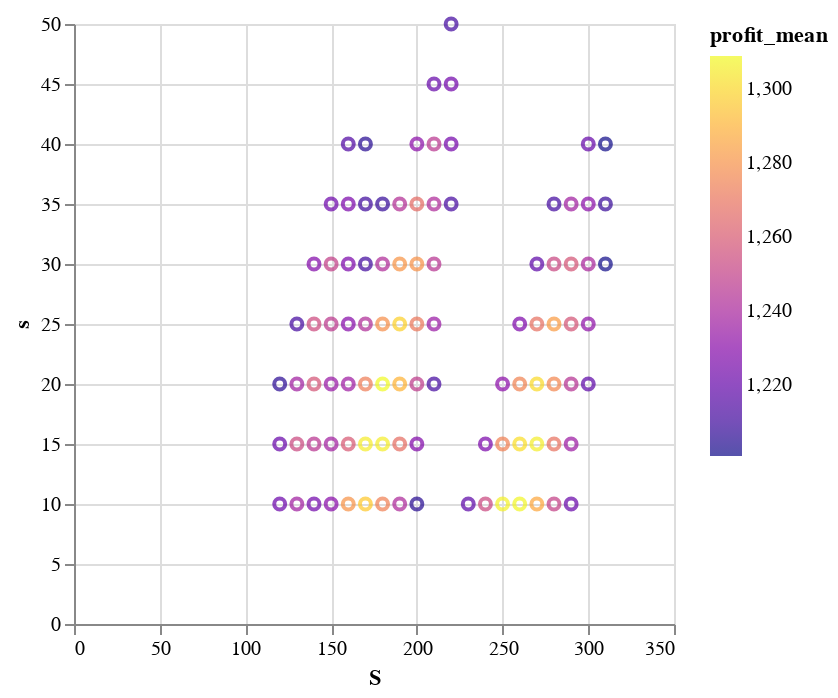

The code cell stored with this chart in its notebook:
### Code cell
# We check those values that have profit_mean values over 1200.
filtered_df_1200 = filter(row -> row.profit_mean >= 1200, df)
using VegaLite
filtered_df_1200 |> @vlplot(:point, x=:S, y=:s, color={:profit_mean, scale={scheme=:plasma}})

### Figure 1 — Vega-Lite specification as saved in the notebook (floating-point values rounded to 4 significant figures)
{"data": {"values": [{"N": 1000, "S": 120, "lost_mean": 41.76, "lost_std": 25.86, "m": 30, "profit_mean": 1222.0, "profit_std": 98.72, "s": 10}, {"N": 1000, "S": 130, "lost_mean": 38.67, "lost_std": 26.37, "m": 30, "profit_mean": 1237.0, "profit_std": 118.0, "s": 10}, {"N": 1000, "S": 140, "lost_mean": 35.88, "lost_std": 24.62, "m": 30, "profit_mean": 1223.0, "profit_std": 108.0, "s": 10}, {"N": 1000, "S": 150, "lost_mean": 34.55, "lost_std": 24.22, "m": 30, "profit_mean": 1230.0, "profit_std": 86.64, "s": 10}, {"N": 1000, "S": 160, "lost_mean": 33.07, "lost_std": 24.39, "m": 30, "profit_mean": 1280.0, "profit_std": 99.1, "s": 10}, {"N": 1000, "S": 170, "lost_mean": 29.25, "lost_std": 23.01, "m": 30, "profit_mean": 1296.0, "profit_std": 120.7, "s": 10}, {"N": 1000, "S": 180, "lost_mean": 28.37, "lost_std": 23.01, "m": 30, "profit_mean": 1274.0, "profit_std": 136.5, "s": 10}, {"N": 1000, "S": 190, "lost_mean": 27.62, "lost_std": 23.22, "m": 30, "profit_mean": 1241.0, "profit_std": 131.0, "s": 10}, {"N": 1000, "S": 200, "lost_mean": 28.88, "lost_std": 23.28, "m": 30, "profit_mean": 1204.0, "profit_std": 117.8, "s": 10}, {"N": 1000, "S": 230, "lost_mean": 23.73, "lost_std": 19.27, "m": 30, "profit_mean": 1218.0, "profit_std": 106.7, "s": 10}, {"N": 1000, "S": 240, "lost_mean": 23.41, "lost_std": 20.64, "m": 30, "profit_mean": 1253.0, "profit_std": 118.2, "s": 10}, {"N": 1000, "S": 250, "lost_mean": 21.38, "lost_std": 19.57, "m": 30, "profit_mean": 1307.0, "profit_std": 120.3, "s": 10}, {"N": 1000, "S": 260, "lost_mean": 20.23, "lost_std": 19.71, "m": 30, "profit_mean": 1308.0, "profit_std": 126.7, "s": 10}, {"N": 1000, "S": 270, "lost_mean": 18.86, "lost_std": 18.86, "m": 30, "profit_mean": 1286.0, "profit_std": 139.3, "s": 10}, {"N": 1000, "S": 280, "lost_mean": 19.89, "lost_std": 20.01, "m": 30, "profit_mean": 1251.0, "profit_std": 135.0, "s": 10}, {"N": 1000, "S": 290, "lost_mean": 17.89, "lost_std": 18.21, "m": 30, "profit_mean": 1221.0, "profit_std": 140.8, "s": 10}, {"N": 1000, "S": 120, "lost_mean": 29.72, "lost_std": 22.46, "m": 30, "profit_mean": 1221.0, "profit_std": 89.97, "s": 15}, {"N": 1000, "S": 130, "lost_mean": 28.36, "lost_std": 24.18, "m": 30, "profit_mean": 1253.0, "profit_std": 108.9, "s": 15}, {"N": 1000, "S": 140, "lost_mean": 25.71, "lost_std": 23.69, "m": 30, "profit_mean": 1246.0, "profit_std": 118.5, "s": 15}, {"N": 1000, "S": 150, "lost_mean": 24.57, "lost_std": 22.73, "m": 30, "profit_mean": 1238.0, "profit_std": 99.66, "s": 15}, {"N": 1000, "S": 160, "lost_mean": 23.68, "lost_std": 21.79, "m": 30, "profit_mean": 1259.0, "profit_std": 94.76, "s": 15}, {"N": 1000, "S": 170, "lost_mean": 21.34, "lost_std": 21.49, "m": 30, "profit_mean": 1305.0, "profit_std": 108.1, "s": 15}, {"N": 1000, "S": 180, "lost_mean": 20.94, "lost_std": 21.11, "m": 30, "profit_mean": 1306.0, "profit_std": 125.6, "s": 15}, {"N": 1000, "S": 190, "lost_mean": 20.57, "lost_std": 21.62, "m": 30, "profit_mean": 1268.0, "profit_std": 127.3, "s": 15}, {"N": 1000, "S": 200, "lost_mean": 20.0, "lost_std": 22.1, "m": 30, "profit_mean": 1228.0, "profit_std": 123.6, "s": 15}, {"N": 1000, "S": 240, "lost_mean": 16.78, "lost_std": 17.45, "m": 30, "profit_mean": 1226.0, "profit_std": 115.7, "s": 15}, {"N": 1000, "S": 250, "lost_mean": 16.51, "lost_std": 18.92, "m": 30, "profit_mean": 1275.0, "profit_std": 118.6, "s": 15}, {"N": 1000, "S": 260, "lost_mean": 14.83, "lost_std": 17.5, "m": 30, "profit_mean": 1302.0, "profit_std": 122.8, "s": 15}, {"N": 1000, "S": 270, "lost_mean": 13.07, "lost_std": 16.76, "m": 30, "profit_mean": 1306.0, "profit_std": 126.7, "s": 15}, {"N": 1000, "S": 280, "lost_mean": 13.1, "lost_std": 17.97, "m": 30, "profit_mean": 1269.0, "profit_std": 138.8, "s": 15}, {"N": 1000, "S": 290, "lost_mean": 13.66, "lost_std": 17.77, "m": 30, "profit_mean": 1236.0, "profit_std": 134.3, "s": 15}, {"N": 1000, "S": 120, "lost_mean": 21.97, "lost_std": 23.29, "m": 30, "profit_mean": 1205.0, "profit_std": 90.91, "s": 20}, {"N": 1000, "S": 130, "lost_mean": 20.82, "lost_std": 21.99, "m": 30, "profit_mean": 1237.0, "profit_std": 92.27, "s": 20}, {"N": 1000, "S": 140, "lost_mean": 18.24, "lost_std": 21.1, "m": 30, "profit_mean": 1258.0, "profit_std": 111.1, "s": 20}, {"N": 1000, "S": 150, "lost_mean": 19.47, "lost_std": 21.95, "m": 30, "profit_mean": 1234.0, "profit_std": 106.9, "s": 20}, {"N": 1000, "S": 160, "lost_mean": 18.19, "lost_std": 19.0, "m": 30, "profit_mean": 1236.0, "profit_std": 93.92, "s": 20}, {"N": 1000, "S": 170, "lost_mean": 15.47, "lost_std": 17.8, "m": 30, "profit_mean": 1273.0, "profit_std": 96.32, "s": 20}, {"N": 1000, "S": 180, "lost_mean": 14.09, "lost_std": 18.27, "m": 30, "profit_mean": 1309.0, "profit_std": 106.5, "s": 20}, {"N": 1000, "S": 190, "lost_mean": 14.62, "lost_std": 19.34, "m": 30, "profit_mean": 1290.0, "profit_std": 126.8, "s": 20}, {"N": 1000, "S": 200, "lost_mean": 15.12, "lost_std": 19.9, "m": 30, "profit_mean": 1248.0, "profit_std": 128.5, "s": 20}, {"N": 1000, "S": 210, "lost_mean": 15.03, "lost_std": 19.86, "m": 30, "profit_mean": 1211.0, "profit_std": 122.2, "s": 20}, {"N": 1000, "S": 250, "lost_mean": 11.78, "lost_std": 16.75, "m": 30, "profit_mean": 1231.0, "profit_std": 119.9, "s": 20}, {"N": 1000, "S": 260, "lost_mean": 11.19, "lost_std": 15.69, "m": 30, "profit_mean": 1275.0, "profit_std": 126.8, "s": 20}, {"N": 1000, "S": 270, "lost_mean": 9.54, "lost_std": 14.92, "m": 30, "profit_mean": 1300.0, "profit_std": 123.0, "s": 20}, {"N": 1000, "S": 280, "lost_mean": 9.808, "lost_std": 15.27, "m": 30, "profit_mean": 1276.0, "profit_std": 128.0, "s": 20}, {"N": 1000, "S": 290, "lost_mean": 9.308, "lost_std": 15.15, "m": 30, "profit_mean": 1245.0, "profit_std": 126.7, "s": 20}, {"N": 1000, "S": 300, "lost_mean": 9.594, "lost_std": 15.84, "m": 30, "profit_mean": 1218.0, "profit_std": 136.2, "s": 20}, {"N": 1000, "S": 130, "lost_mean": 15.22, "lost_std": 18.21, "m": 30, "profit_mean": 1211.0, "profit_std": 89.74, "s": 25}, {"N": 1000, "S": 140, "lost_mean": 13.21, "lost_std": 17.61, "m": 30, "profit_mean": 1254.0, "profit_std": 96.19, "s": 25}, {"N": 1000, "S": 150, "lost_mean": 13.91, "lost_std": 20.02, "m": 30, "profit_mean": 1247.0, "profit_std": 108.4, "s": 25}, {"N": 1000, "S": 160, "lost_mean": 13.01, "lost_std": 17.35, "m": 30, "profit_mean": 1229.0, "profit_std": 102.4, "s": 25}, {"N": 1000, "S": 170, "lost_mean": 11.75, "lost_std": 16.9, "m": 30, "profit_mean": 1242.0, "profit_std": 96.06, "s": 25}, {"N": 1000, "S": 180, "lost_mean": 10.5, "lost_std": 15.3, "m": 30, "profit_mean": 1279.0, "profit_std": 104.1, "s": 25}, {"N": 1000, "S": 190, "lost_mean": 10.28, "lost_std": 15.95, "m": 30, "profit_mean": 1298.0, "profit_std": 112.1, "s": 25}, {"N": 1000, "S": 200, "lost_mean": 9.857, "lost_std": 14.97, "m": 30, "profit_mean": 1271.0, "profit_std": 125.3, "s": 25}, {"N": 1000, "S": 210, "lost_mean": 9.563, "lost_std": 15.49, "m": 30, "profit_mean": 1235.0, "profit_std": 121.1, "s": 25}, {"N": 1000, "S": 260, "lost_mean": 8.421, "lost_std": 13.53, "m": 30, "profit_mean": 1227.0, "profit_std": 130.4, "s": 25}, {"N": 1000, "S": 270, "lost_mean": 7.097, "lost_std": 12.76, "m": 30, "profit_mean": 1268.0, "profit_std": 122.4, "s": 25}, {"N": 1000, "S": 280, "lost_mean": 6.838, "lost_std": 12.66, "m": 30, "profit_mean": 1283.0, "profit_std": 120.7, "s": 25}, {"N": 1000, "S": 290, "lost_mean": 6.787, "lost_std": 13.24, "m": 30, "profit_mean": 1258.0, "profit_std": 129.2, "s": 25}, {"N": 1000, "S": 300, "lost_mean": 6.525, "lost_std": 13.78, "m": 30, "profit_mean": 1232.0, "profit_std": 127.9, "s": 25}, {"N": 1000, "S": 140, "lost_mean": 10.58, "lost_std": 16.19, "m": 30, "profit_mean": 1228.0, "profit_std": 98.98, "s": 30}, {"N": 1000, "S": 150, "lost_mean": 10.29, "lost_std": 15.86, "m": 30, "profit_mean": 1250.0, "profit_std": 107.0, "s": 30}, {"N": 1000, "S": 160, "lost_mean": 9.837, "lost_std": 15.59, "m": 30, "profit_mean": 1226.0, "profit_std": 103.7, "s": 30}, {"N": 1000, "S": 170, "lost_mean": 9.303, "lost_std": 14.4, "m": 30, "profit_mean": 1210.0, "profit_std": 101.7, "s": 30}, {"N": 1000, "S": 180, "lost_mean": 8.719, "lost_std": 15.46, "m": 30, "profit_mean": 1242.0, "profit_std": 105.6, "s": 30}, {"N": 1000, "S": 190, "lost_mean": 8.022, "lost_std": 14.57, "m": 30, "profit_mean": 1281.0, "profit_std": 109.1, "s": 30}, {"N": 1000, "S": 200, "lost_mean": 7.489, "lost_std": 14.33, "m": 30, "profit_mean": 1280.0, "profit_std": 118.0, "s": 30}, {"N": 1000, "S": 210, "lost_mean": 7.238, "lost_std": 13.64, "m": 30, "profit_mean": 1245.0, "profit_std": 118.6, "s": 30}, {"N": 1000, "S": 270, "lost_mean": 5.663, "lost_std": 12.02, "m": 30, "profit_mean": 1218.0, "profit_std": 132.8, "s": 30}, {"N": 1000, "S": 280, "lost_mean": 4.551, "lost_std": 10.91, "m": 30, "profit_mean": 1253.0, "profit_std": 127.6, "s": 30}, {"N": 1000, "S": 290, "lost_mean": 5.559, "lost_std": 12.5, "m": 30, "profit_mean": 1258.0, "profit_std": 123.6, "s": 30}, {"N": 1000, "S": 300, "lost_mean": 5.366, "lost_std": 12.1, "m": 30, "profit_mean": 1240.0, "profit_std": 122.5, "s": 30}, {"N": 1000, "S": 310, "lost_mean": 5.09, "lost_std": 11.5, "m": 30, "profit_mean": 1201.0, "profit_std": 132.7, "s": 30}, {"N": 1000, "S": 150, "lost_mean": 7.459, "lost_std": 14.88, "m": 30, "profit_mean": 1222.0, "profit_std": 101.0, "s": 35}, {"N": 1000, "S": 160, "lost_mean": 7.356, "lost_std": 14.46, "m": 30, "profit_mean": 1226.0, "profit_std": 106.2, "s": 35}, {"N": 1000, "S": 170, "lost_mean": 6.987, "lost_std": 13.11, "m": 30, "profit_mean": 1210.0, "profit_std": 104.9, "s": 35}, {"N": 1000, "S": 180, "lost_mean": 6.658, "lost_std": 12.65, "m": 30, "profit_mean": 1207.0, "profit_std": 105.9, "s": 35}, {"N": 1000, "S": 190, "lost_mean": 5.475, "lost_std": 11.46, "m": 30, "profit_mean": 1243.0, "profit_std": 105.1, "s": 35}, {"N": 1000, "S": 200, "lost_mean": 5.839, "lost_std": 12.75, "m": 30, "profit_mean": 1267.0, "profit_std": 108.9, "s": 35}, {"N": 1000, "S": 210, "lost_mean": 5.49, "lost_std": 12.52, "m": 30, "profit_mean": 1242.0, "profit_std": 115.4, "s": 35}, {"N": 1000, "S": 220, "lost_mean": 4.829, "lost_std": 11.01, "m": 30, "profit_mean": 1212.0, "profit_std": 119.6, "s": 35}, {"N": 1000, "S": 280, "lost_mean": 4.032, "lost_std": 10.17, "m": 30, "profit_mean": 1211.0, "profit_std": 136.2, "s": 35}, {"N": 1000, "S": 290, "lost_mean": 3.827, "lost_std": 10.69, "m": 30, "profit_mean": 1237.0, "profit_std": 120.9, "s": 35}, {"N": 1000, "S": 300, "lost_mean": 3.148, "lost_std": 8.219, "m": 30, "profit_mean": 1231.0, "profit_std": 120.9, "s": 35}, {"N": 1000, "S": 310, "lost_mean": 3.259, "lost_std": 10.02, "m": 30, "profit_mean": 1208.0, "profit_std": 128.7, "s": 35}, {"N": 1000, "S": 160, "lost_mean": 5.383, "lost_std": 12.6, "m": 30, "profit_mean": 1214.0, "profit_std": 100.6, "s": 40}, {"N": 1000, "S": 170, "lost_mean": 5.486, "lost_std": 12.83, "m": 30, "profit_mean": 1204.0, "profit_std": 109.3, "s": 40}, {"N": 1000, "S": 200, "lost_mean": 3.749, "lost_std": 9.807, "m": 30, "profit_mean": 1231.0, "profit_std": 113.4, "s": 40}, {"N": 1000, "S": 210, "lost_mean": 3.504, "lost_std": 10.19, "m": 30, "profit_mean": 1246.0, "profit_std": 112.4, "s": 40}, {"N": 1000, "S": 220, "lost_mean": 4.041, "lost_std": 10.11, "m": 30, "profit_mean": 1224.0, "profit_std": 115.3, "s": 40}, {"N": 1000, "S": 300, "lost_mean": 2.547, "lost_std": 8.725, "m": 30, "profit_mean": 1220.0, "profit_std": 122.3, "s": 40}, {"N": 1000, "S": 310, "lost_mean": 2.779, "lost_std": 9.088, "m": 30, "profit_mean": 1201.0, "profit_std": 121.0, "s": 40}, {"N": 1000, "S": 210, "lost_mean": 2.868, "lost_std": 8.776, "m": 30, "profit_mean": 1221.0, "profit_std": 108.0, "s": 45}, {"N": 1000, "S": 220, "lost_mean": 2.939, "lost_std": 9.075, "m": 30, "profit_mean": 1223.0, "profit_std": 115.5, "s": 45}, {"N": 1000, "S": 220, "lost_mean": 1.992, "lost_std": 7.585, "m": 30, "profit_mean": 1211.0, "profit_std": 111.9, "s": 50}]}, "encoding": {"color": {"field": "profit_mean", "scale": {"scheme": "plasma"}, "type": "quantitative"}, "x": {"field": "S", "type": "quantitative"}, "y": {"field": "s", "type": "quantitative"}}, "mark": "point"}
